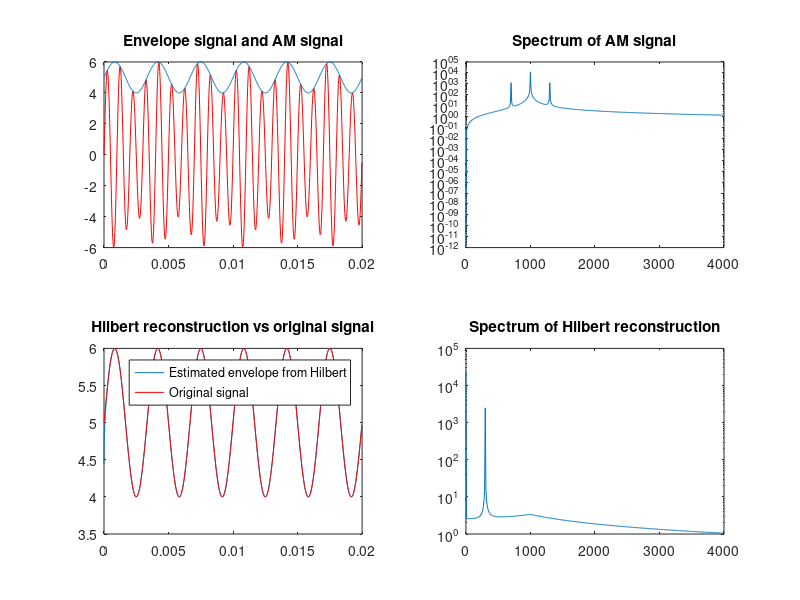
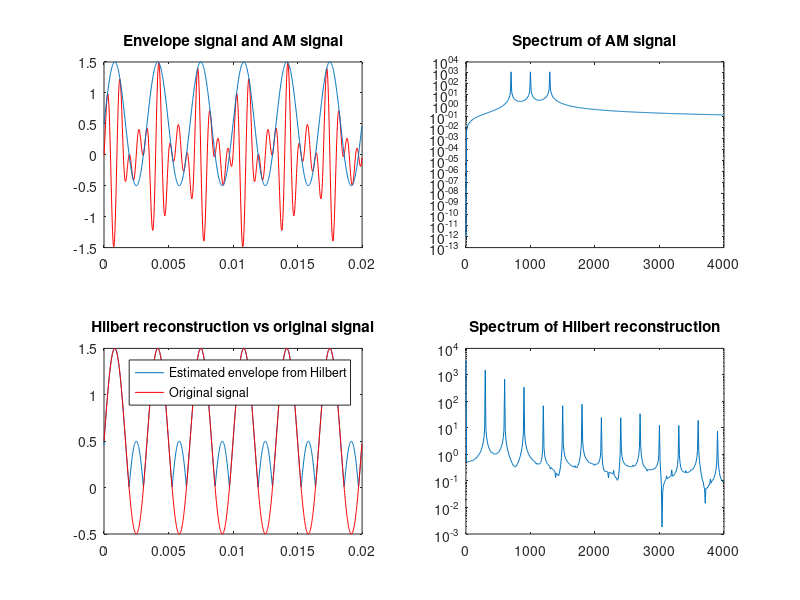

MATLAB code for these plots, in order: (Note: this script raises an error after producing the figures.)
%This file demonstrates both cases where the Hilbert transform is useful, 
%and cases where it is not.

%Arthur Gretton

%21/12/05

%22/12/05 added an AR demonstration for bandpass filtering a broad spectrum signal

%%%%%%%%%%%%%%%%%%%%%%%%%%%%%%%%%%%%%%%%%%%%%%%%%%%%%%%%%%%%%%%%%%%%%%%%%%%%%%%%
%First example: a classical AM signal. In this case, Hilbert transform
%is the correct answer
%%%%%%%%%%%%%%%%%%%%%%%%%%%%%%%%%%%%%%%%%%%%%%%%%%%%%%%%%%%%%%%%%%%%%%%%%%%%%%%%

clear all
close all

NPTS = 5000;

tAxis = linspace(0,0.1,NPTS);
dt = tAxis(2)-tAxis(1);
nyq = 1/2/dt;
freqaxis = [-nyq:2*nyq/NPTS:nyq-nyq/NPTS];  %p. 77 Buck, Daniel, Singer

envFreq = 300;
carrFreq = 1000;

env = sin(2*pi*envFreq*tAxis) + 5;
carr = sin(2*pi*carrFreq*tAxis);

modSig = env.*carr; %amplitude modulated signal

freqPlotRange = [NPTS/2+1:NPTS/2+400];

subplot(2,2,1)
plot(tAxis(1:1000),modSig(1:1000),'r',tAxis(1:1000),env(1:1000))
title('Envelope signal and AM signal')
subplot(2,2,2)
a=abs(fftshift(fft(modSig)));
semilogy(freqaxis(freqPlotRange),a(freqPlotRange))
title('Spectrum of AM signal')
subplot(2,2,3)
reconstructedEnv = abs(hilbert(modSig));
plot(tAxis(1:1000),reconstructedEnv(1:1000),tAxis(1:1000),env(1:1000),'r')
title('Hilbert reconstruction vs original signal')
legend('Estimated envelope from Hilbert','Original signal')
subplot(2,2,4)
a=abs(fftshift(fft(reconstructedEnv)));
semilogy(freqaxis(freqPlotRange),a(freqPlotRange))
title('Spectrum of Hilbert reconstruction')


print('-depsc2','sineCorrectAM.eps');


%%%%%%%%%%%%%%%%%%%%%%%%%%%%%%%%%%%%%%%%%%%%%%%%%%%%%%%%%%%%%%%%%%%%%%%%%%%%%%%%
%2nd example: an AM signal with an incorrect DC offset. In this case, Hilbert
%transform can be misleading.
%%%%%%%%%%%%%%%%%%%%%%%%%%%%%%%%%%%%%%%%%%%%%%%%%%%%%%%%%%%%%%%%%%%%%%%%%%%%%%%%

NPTS = 5000;

tAxis = linspace(0,0.1,NPTS);
dt = tAxis(2)-tAxis(1);
nyq = 1/2/dt;
freqaxis = [-nyq:2*nyq/NPTS:nyq-nyq/NPTS];  %p. 77 Buck, Daniel, Singer

envFreq = 300;
carrFreq = 1000;

env = sin(2*pi*envFreq*tAxis) + 0.5;
carr = sin(2*pi*carrFreq*tAxis);

modSig = env.*carr; %amplitude modulated signal

freqPlotRange = [NPTS/2+1:NPTS/2+400];

subplot(2,2,1)
plot(tAxis(1:1000),modSig(1:1000),'r',tAxis(1:1000),env(1:1000))
title('Envelope signal and AM signal')
subplot(2,2,2)
a=abs(fftshift(fft(modSig)));
semilogy(freqaxis(freqPlotRange),a(freqPlotRange))
title('Spectrum of AM signal')
subplot(2,2,3)
reconstructedEnv = abs(hilbert(modSig));
plot(tAxis(1:1000),reconstructedEnv(1:1000),tAxis(1:1000),env(1:1000),'r')
title('Hilbert reconstruction vs original signal')
legend('Estimated envelope from Hilbert','Original signal')
subplot(2,2,4)
a=abs(fftshift(fft(reconstructedEnv)));
semilogy(freqaxis(freqPlotRange),a(freqPlotRange))
title('Spectrum of Hilbert reconstruction')


print('-depsc2','sineClippingAM.eps');


figure

%Now do absolute value + lowpass

%hs=fdesign.lowpass(envFreq*1.4/nyq,envFreq*1.6/nyq,1,80);   %see help fdesign/lowpass
%h=cheby2(hs);
%[b,a] = sos2tf(h.sosMatrix);    %check the filter with fvtool(b,a)

hs=fdesign.lowpass(envFreq*1.1/nyq,envFreq*2.1/nyq,1,60);   %see help fdesign/lowpass
h=design(hs,'kaiserwin');   %equiripple is shortest, kaiserwin is faster to compute 
%see http://www.mathworks.com/products/filterdesign/demos.html?file=/products/demos/shipping/filterdesign/lpfirdemo.html
b=h.Numerator;
filtReconstructEnv = filtfilt(b,1,abs(modSig));
subplot(2,1,1)
plot(tAxis(1:1000),filtReconstructEnv(1:1000),tAxis(1:1000),env(1:1000),'r')
legend('reconstructed envelope','envelope')
a=abs(fftshift(fft(filtReconstructEnv)));
subplot(2,1,2)
semilogy(freqaxis(freqPlotRange),a(freqPlotRange))
title('Spectrum of Filter reconstruction')

print('-depsc2','sineClippingLpfAM.eps');


%%%%%%%%%%%%%%%%%%%%%%%%%%%%%%%%%%%%%%%%%%%%%%%%%%%%%%%%%%%%%%%%%%%%%%%%%%%%%%%%
%3rd case: a broadband AR process, which is bandpass filtered. In this case, we
%are also mislead by Hilbert transform.
%%%%%%%%%%%%%%%%%%%%%%%%%%%%%%%%%%%%%%%%%%%%%%%%%%%%%%%%%%%%%%%%%%%%%%%%%%%%%%%%

clear all
close all

NPTS = 10000;

tAxis = linspace(0,0.1,NPTS);
dt = tAxis(2)-tAxis(1);
nyq = 1/2/dt;
freqaxis = [-nyq:2*nyq/NPTS:nyq-nyq/NPTS];  %p. 77 Buck, Daniel, Singer

freqPlotRange = [NPTS/2+1:NPTS/2+400];


carrFreq = 2000;  %This is a "virtual" carrier frequency - it tells you where to bandpass filter
envFreq = 300;    %This is "virtual" envelope frequency for the passband width

%%%%%%%%%%%%%%%%%%%%%%%
%Generate the AR signal
%%%%%%%%%%%%%%%%%%%%%%%

numPolePairs=2;   %AR component has this many pole pairs
ARw0=[0.2 0.6 1.2];
ARpoleamp0=[0.8 0.7 0.6];
ARamp0 = ARcoeffGen(ARpoleamp0,ARw0);
P=length(ARamp0);
sigma2_e0 = 0.8;  %driving noise variance
ma=zeros(P,1);    %Mean : generative process for initial a_0
sigma2_a=1;       %Variance : generative process for initial a_0
a0=zeros(P+NPTS,1);                         
a0(1:P) = randn(P,1)*sqrt(sigma2_a) + ma;   %Generate initial amplitudes
for i=1:NPTS
  a0(i+P)= a0(i+P-1:-1:i)'*ARamp0 + sqrt(sigma2_e0)*randn;
end
y = a0(P+1:NPTS+P);

subplot(3,1,1)
plot(tAxis(1:1000),y(1:1000))
title('AR signal')
subplot(3,1,2)
a=abs(fftshift(fft(y)));
semilogy(freqaxis,a)
title('Spectrum of AR signal')

%Bandpass filter it
Fst1 = (carrFreq-envFreq)/nyq*0.8;
Fp1 = (carrFreq-envFreq)/nyq;
Fp2 = (carrFreq+envFreq)/nyq;
Fst2 = (carrFreq+envFreq)/nyq*1.2;
hs = fdesign.bandpass(Fst1,Fp1,Fp2,Fst2, 100, 1, 60);
h=design(hs,'kaiserwin');   
b=h.Numerator;
modSig = filtfilt(b,1,y);

subplot(3,1,3)
a=abs(fftshift(fft(modSig)));
semilogy(freqaxis,a)
title('Spectrum of bandpass signal')

print('-depsc2','ARandBandpass.eps');

%%%%%%%%%%%%%%%%%%%%%%%
%Hilbert transform it
%%%%%%%%%%%%%%%%%%%%%%%

figure



subplot(2,2,1)
reconstructedEnv = abs(hilbert(modSig));
plot(tAxis(2000:4700),reconstructedEnv(2000:4700),tAxis(2000:4700),modSig(2000:4700),'r')
title('Hilbert reconstruction vs original signal')
legend('Estimated envelope from Hilbert','Original signal')
subplot(2,2,2)
a=abs(fftshift(fft(reconstructedEnv)));
semilogy(freqaxis(freqPlotRange),a(freqPlotRange))
title('Spectrum of Hilbert reconstruction')




%%%%%%%%%%%%%%%%%%%%%%%
%Take abs/low pass filter approach
%%%%%%%%%%%%%%%%%%%%%%%



hs=fdesign.lowpass(envFreq*1.5/nyq,envFreq*2.1/nyq,1,60);   %see help fdesign/lowpass
h=design(hs,'kaiserwin');   %equiripple is shortest, kaiserwin is faster to compute 
%see http://www.mathworks.com/products/filterdesign/demos.html?file=/products/demos/shipping/filterdesign/lpfirdemo.html
b=h.Numerator;
filtReconstructEnv = filtfilt(b,1,abs(modSig));
subplot(2,2,3)
plot(tAxis(2000:4700),filtReconstructEnv(2000:4700),tAxis(2000:4700),modSig(2000:4700),'r')
title('Envelope obtained using abs and low pass filter')
a=abs(fftshift(fft(filtReconstructEnv)));
subplot(2,2,4)
semilogy(freqaxis(freqPlotRange),a(freqPlotRange))
title('Spectrum of abs and low pass filter reconstruction')






print('-depsc2','ARreconstructions.eps');
